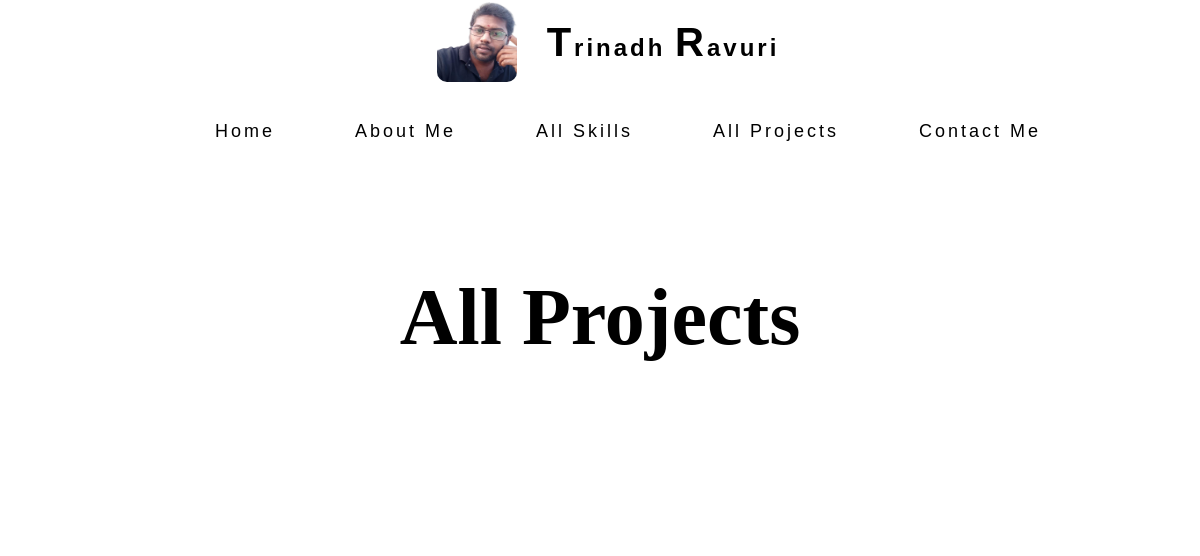
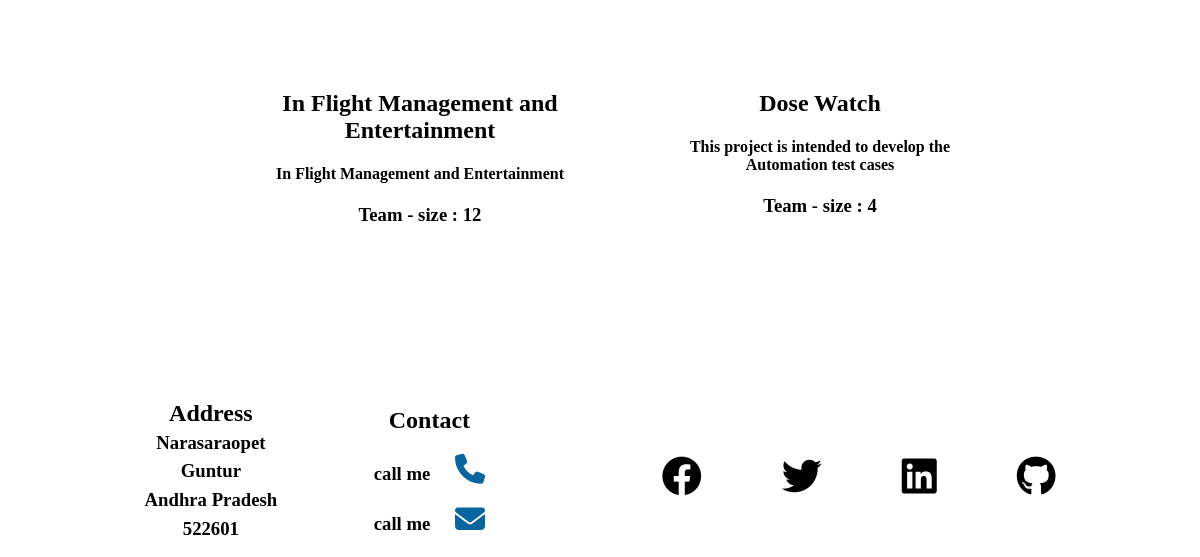
Before: /allprojects with the older database file (2 pictures, top to bottom).
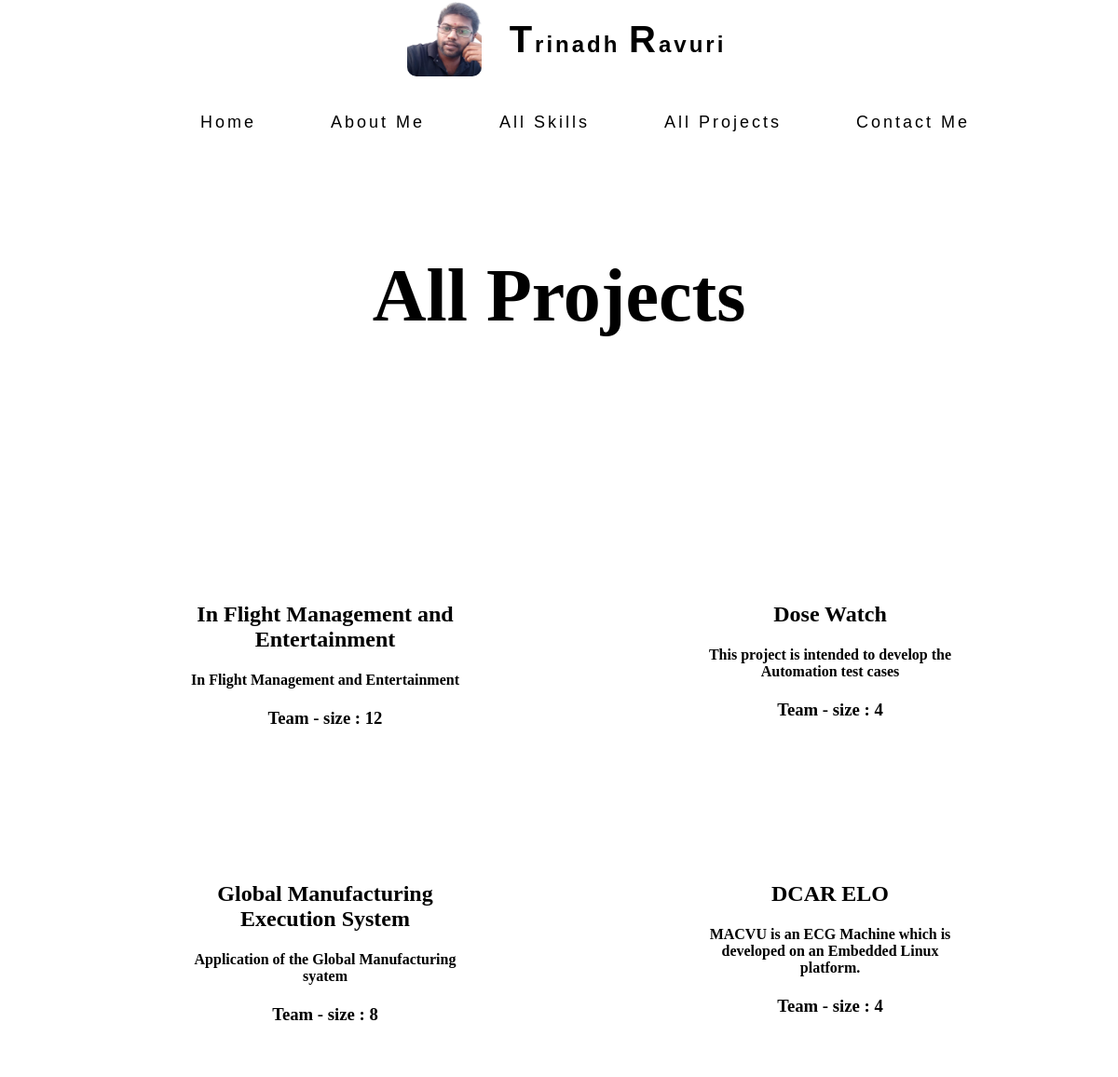
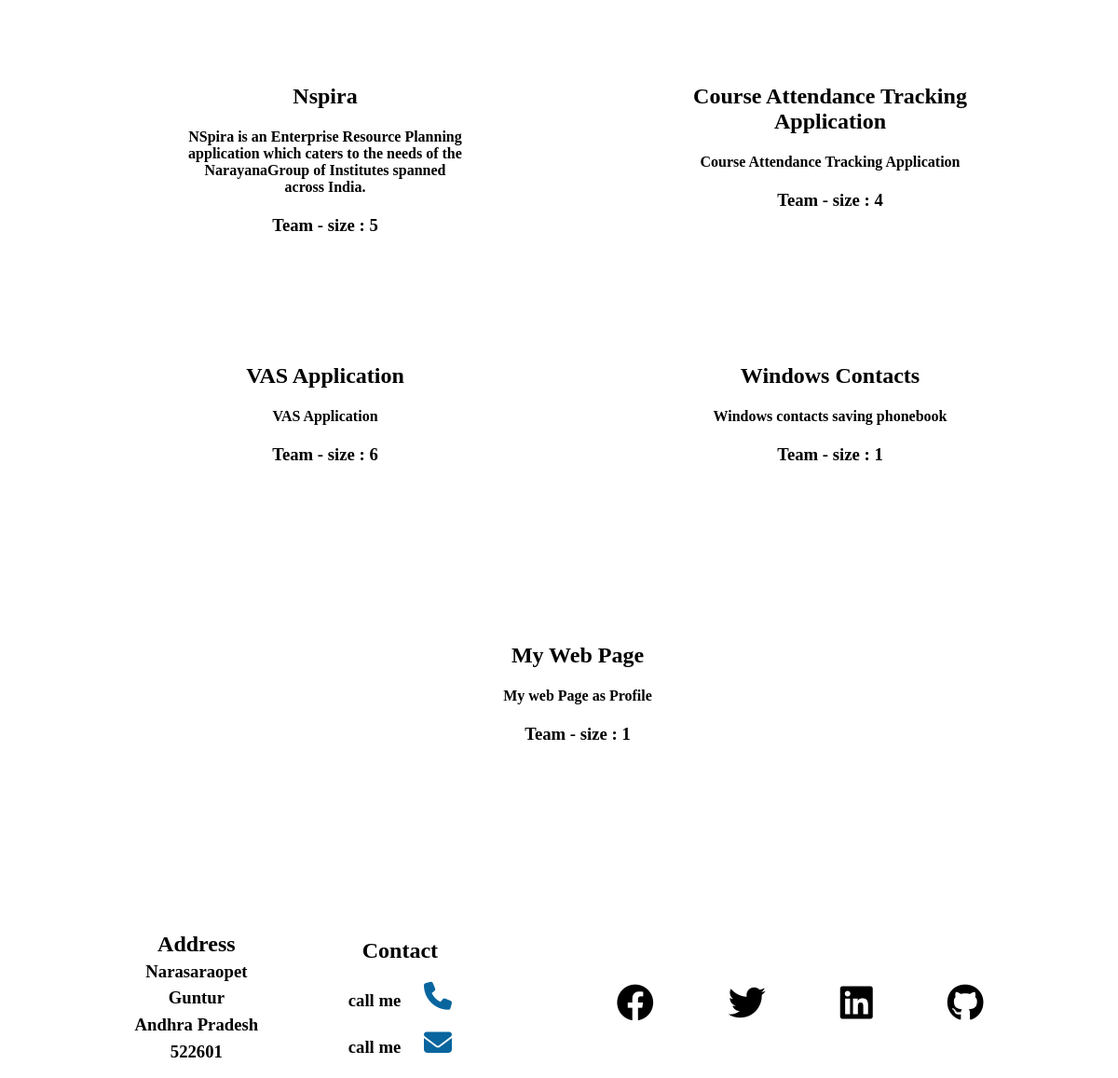
After: the same page with the newer database file (2 pictures, top to bottom).
### mypage/models.py (models this page shows, shortened)
class Projects(models.Model):
    project_name = models.CharField(max_length=100)
    project_img = models.ImageField(upload_to='media',null=True)
    Project_quote = models.CharField(max_length=500)
    project_teamsize = models.IntegerField()
    project_roles = models.TextField(max_length=10000)
    project_skills = models.ManyToManyField(Skills)
    class Meta:
        verbose_name_plural = 'Projects'

### mypage/views.py (the view)
# urls.py: path('allprojects',views.allprojects,name='allprojects'),
def allprojects(request):
    projects = Projects.objects.all()
    context = {
        'projects':projects
    }
    return render(request,'allprojects.html',context)

### mypage/templates/allprojects.html (shortened to what this page needs)
{% extends 'base.html'%}
{% load static %}
{% block content %}
<section class="allprojects">
        <h1 class="title2">All Projects</h1>
    <div>
        <ul>
            {% for project in projects %}
            <li>
                <h1 class="projectname"><a href="{% url 'singleproject' project.id %}">{{project.project_name}}</a></h1>
                <h4 class="projectqoute"><a href="{% url 'singleproject' project.id %}">{{project.Project_quote}}</a></h4>
                <h3>Team - size : {{project.project_teamsize}}</h3>
            </li>
            {% endfor %}
        </ul>
    </div>
</section>
<br>
{% endblock %}

### templates/base.html (shortened to what this page needs)
<!DOCTYPE html>
{% load static %}
<html lang="en">
<head>
    <link rel="stylesheet" href="https://cdnjs.cloudflare.com/ajax/libs/font-awesome/6.4.0/css/all.min.css" />
</head>
<body>
    <section class="header">
        <div class="name-logo">
            <img src="{% static 'images/123.png'%}" alt="">
            <h1><span>T</span>rinadh <span>R</span>avuri</h1>
        </div>
        <div class="nav">
            <ul>
                <li><a href="{% url  'home' %}">Home</a></li>
                <li><a href="#about">About Me</a></li>
                <li><a href="{% url 'allskills' %}">All Skills</a></li>
                <li><a href="{% url 'allprojects' %}">All Projects</a></li>
                <li><a href="{% url 'contactme' %}">Contact Me</a></li>
            </ul>
        </div>
    </section>
    <br>
    {% block content %}
    {% endblock %}
    <section class="footer">
        <div class="address">
            <ul>
                <li><h1>Address</h1></li>
                <li><h3>Narasaraopet</h3></li>
                <li><h3>Guntur</h3></li>
                <li><h3>Andhra Pradesh</h3></li>
                <li><h3>522601</h3></li>
            </ul>
        </div>
        <div class="fo-con">
            <h1>Contact</h1>
            <h3 class="call"><a href="tel:+917658962143">call me <i class="fa-solid fa-phone"></i></a></h3>
            <h3 class="mail"><a href="mailto:trinadh.ravz@gmail.com">call me <i class="fa-solid fa-envelope"></i></a></h3>
        </div>
        <div class="social-link">
            <ul>
                <li><a href="https://www.facebook.com/trinadh.acharya.5/"><i class="fa-brands fa-facebook"></i></a></li>
                <li><a href="https://twitter.com/trinadhachary"><i class="fa-brands fa-twitter"></i></a></li>
                <li><a href="https://www.linkedin.com/in/ravuri-achari-95b98b1a/"><i class="fa-brands fa-linkedin"></i></a></li>
                <li><a href="https://github.com/trinadhravuri"><i class="fa-brands fa-github"></i></a></li>
            </ul>
        </div>
    </section>
</body>
</html>

### templates/base.html (style rules this page uses)
* { transition: all 0.2s ease; scroll-behavior: smooth; }
.header { position: fixed; width: 100%; top: 0; display: flex; flex-direction: row; flex-wrap: wrap; align-items: center; text-align: center; justify-content: space-around; background-color: white; z-index: 9; }
.name-logo { display: flex; justify-content: center; align-items: center; text-align: center; }
.name-logo img { width: 80px; height: 80px; border-radius: 10px; margin-right: 30px; }
.name-logo h1 { letter-spacing: 3px; font-family: 'Lucida Sans', sans-serif; }
.name-logo h1 span { font-size: 40px; font-family: Verdana, sans-serif; }
.nav ul { display: flex; flex-wrap: nowrap; }
.nav ul li { list-style: none; font-family:'Lucida Sans', Verdana, sans-serif ; font-size: 18px; letter-spacing: 3px; margin: 10px; padding: 10px; }
.nav ul li a { text-decoration: none; margin: 10px; padding: 10px; color: black; }
.footer { position: relative; top: 150px; display: flex; flex-wrap: wrap; text-align: center; align-items: center; justify-content: space-evenly; }
.footer .address ul li { list-style: none; }
.footer .fo-con a { text-decoration: none; color: black; }
.footer .fo-con a i { font-size: 30px; padding-left: 20px; color: rgb(8, 101, 158); }
.social-link ul { display: flex; flex-wrap: nowrap; text-align: center; justify-content: center; margin-top: 30px; }
.social-link ul li { margin: 20px; padding: 20px; list-style: none; }
.social-link ul li a { font-size: 40px; color: black; }
.address { line-height: 10px; }

### mypage/templates/allprojects.html (style rules this page uses)
.allprojects { display: flex; position: relative; flex-wrap: wrap; top:150px; text-align: center; justify-content: space-around; padding: 30px; }
.allprojects a { text-decoration: none; color: black; }
.allprojects .title2 { font-size: 80px; padding-bottom: 130px; }
.allprojects ul { display: flex; flex-wrap: wrap; text-align: center; justify-content: space-around; }
.allprojects ul li { height: 200px; width: 300px; margin: 20px; padding: 30px; list-style: none; overflow: hidden; }
.allprojects ul li a { text-decoration: none; color: black; }

Changed rows visible on the page:
added Projects: project_name "Global Manufacturing Execution System", Project_quote "Application of the Global Manufacturing syatem", project_teamsize "8"
added Projects: project_name "DCAR ELO", Project_quote "MACVU is an ECG Machine which is developed on an Embedded Linux platform.", project_teamsize "4"
added Projects: project_name "Nspira", Project_quote "NSpira is an Enterprise Resource Planning application which caters to the needs of the NarayanaGroup of Institutes spanned across India.", project_teamsize "5"
added Projects: project_name "Course Attendance Tracking Application", Project_quote "Course Attendance Tracking Application", project_teamsize "4"
added Projects: project_name "VAS Application", Project_quote "VAS Application", project_teamsize "6"
added Projects: project_name "Windows Contacts", Project_quote "Windows contacts saving phonebook", project_teamsize "1"
added Projects: project_name "My Web Page", Project_quote "My web Page as Profile", project_teamsize "1"
